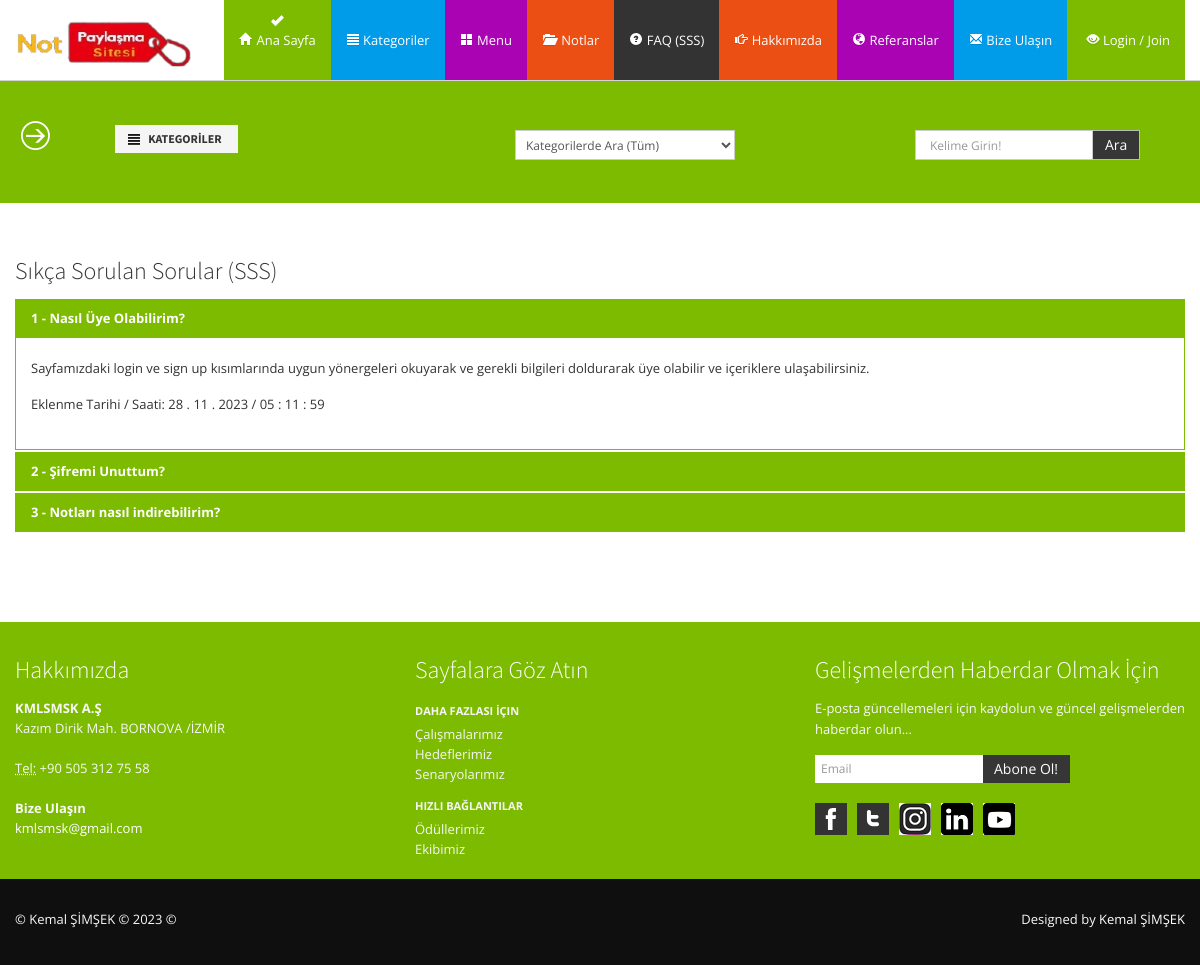
Screenshot of /faq/ with the database file from the repository.
### home/models.py (models this page shows, shortened)
class FAQ(models.Model):
    STATUS=(
        ('True', 'Evet'),
        ('False', 'Hayir'),
    )
    question=models.CharField(max_length=200)
    number=models.IntegerField()
    answer=models.TextField()
    status=models.CharField(max_length=10, choices=STATUS)
    create_at=models.DateTimeField(auto_now_add=True)
    update_at=models.DateTimeField(auto_now=True)

class Settings(models.Model):
    STATUS=(
        ('True', 'Evet'),
        ('False', 'Hayir'),
    )
    title=models.CharField(max_length=200)
    keywords=models.CharField(max_length=255)
    description=models.CharField(max_length=255)
    company=models.CharField(max_length=100)
    address=models.CharField(blank=True,max_length=150)
    googleMap=models.CharField(blank=True, max_length=255)
    phone=models.CharField(blank=True, max_length=20)
    fax=models.CharField(blank=True,max_length=20)
    email=models.CharField(blank=True, max_length=60)
    smtpserver=models.CharField(blank=True,max_length=30)
    smtpemail=models.CharField(blank=True,max_length=30)
    smtppassword=models.CharField(blank=True,max_length=30)
    smtpport=models.CharField(blank=True,max_length=10)
    icon=models.ImageField(blank=True, upload_to='images/')
    facebook=models.CharField(blank=True,max_length=50)
    instagram=models.CharField(blank=True,max_length=50)
    twitter=models.CharField(blank=True,max_length=50)
    youtube=models.CharField(blank=True,max_length=70)
    linkedin=models.CharField(blank=True,max_length=90)
    aboutus=RichTextUploadingField(blank=True)
    contact=RichTextUploadingField(blank=True)
    references=RichTextUploadingField(blank=True)
    status=models.CharField(max_length=10, choices=STATUS)
    create_at=models.DateTimeField(auto_now_add=True)
    update_at=models.DateTimeField(auto_now=True)

### home/views.py (the view)
# urls.py: path('faq/', views.faq, name='faq'),
def faq(request):
    category=Category.objects.all()
    settings=Settings.objects.get(pk=1)
    faq=FAQ.objects.all().order_by('number')
    menu=Menu.objects.all()
    context= {
        'category': category,
        'faq': faq,
        'settings': settings,
        'menu': menu,
    }
    return render(request, 'faq.html', context)

### home/templates/faq.html (shortened to what this page needs)
{% extends "homebase.html" %}
{% load static %}
{% block head %}
<!DOCTYPE html>
<html>
<head>
{% endblock head %}
{% block content  %}
{% include "head.html" %}
{% include "header.html" %}
{% include "search.html" %}
<section id="maincontent">
    <div class="container">
      <div class="row">
        <div class="span12">
          <h4>Sıkça Sorulan Sorular (SSS) </h4>
          <div class="accordion botspacer40" id="accordion">
            {% for rs in faq  %}
            <div class="accordion-group">
              <div class="accordion-heading">
                <a class="accordion-toggle" data-toggle="collapse" data-parent="#accordion2" href="#collapse{{rs.number}}">
						{{rs.number}} - {{rs.question}}
					  </a>
              </div>
              <div id="collapse{{rs.number}}" class="accordion-body collapse {% if rs.number == 1 %} in {% endif %}">
                <div class="accordion-inner">
                  <p>
                    {{rs.answer}}
                  </p>
                  <p>
                   Eklenme Tarihi / Saati: {{rs.create_at |date:" d . m . Y / h : m : s"}}
                  </p>
                </div>
              </div>
            </div>
            {% endfor %}
        </div>
      </div>
    </div>
  </section>
 {% endblock content %}

### home/templates/footer.html (shortened to what this page needs)
{% load static %}
 <footer class="footer">
  <div class="container">
    <div class="row">
      <div class="span4">
        <div class="widget">
          <h4>Hakkımızda</h4>
          <address>
        <strong>{{settings.company}} </strong><br>
        {{settings.address}}<br>
        <br>
        <abbr title="Phone">Tel:</abbr> {{settings.phone}}
        </address>
          <address>
        <strong>Bize Ulaşın</strong><br>
        <a href="mailto:{{settings.email}}">{{settings.email}}</a>
        </address>
        </div>
      </div>
      <div class="span4">
        <div class="widget">
          <h4>Sayfalara Göz Atın</h4>
          <ul class="nav nav-list regular">
            <li class="nav-header">Daha Fazlası İçin</li>
            <li><a href="#">Çalışmalarımız</a></li>
            <li><a href="#">Hedeflerimiz</a></li>
            <li><a href="#">Senaryolarımız</a></li>
            <li class="nav-header">Hızlı Bağlantılar</li>
            <li><a href="#">Ödüllerimiz</a></li>
            <li><a href="#">Ekibimiz</a></li>
          </ul>
        </div>
      </div>
      <div class="span4">
        <div class="widget">
          <h4>Gelişmelerden Haberdar Olmak İçin</h4>
          <form class="form-horizontal" action="/curriculumVitae/addlistmail/" method="post">
            <fieldset>
              <p>
                E-posta güncellemeleri için kaydolun ve güncel gelişmelerden haberdar olun...
              </p>
              <div class="input-prepend input-append">
                <input class="span2" id="email" name="email" type="text" placeholder="Email">
                <button class="btn btn-inverse" type="submit">Abone Ol!</button>
              </div>
            </fieldset>
          </form>
          <ul class="social_small">
            <li class="facebook first"><a href="{{settings.facebook}}" title="Facebook">Facebook</a></li>
            <li class="twitt"><a href="{{settings.twitter}}" title="Twitter">Twitter</a></li>
            <li class="googleplus"><a href="{{settings.instagram}}" title="Instagram">Instagram</a></li>
            <li class="flickr"><a href="{{settings.linkedin}}" title="Linkedin">Linkedin</a></li>
            <li class="dribbble"><a href="{{settings.youtube}}" title="Youtube">Youtube</a></li>
          </ul>
        </div>
      </div>
    </div>
  </div>
  <div class="verybottom">
    <div class="container">
      <div class="row">
        <div class="span6">
          <p>&copy; Kemal ŞİMŞEK &copy; 2023 &copy; </p>
        </div>
        <div class="span6">
          <div class="pull-right">
            <div class="credits">
              Designed by <a href="https://www.linkedin.com/in/kmlsmsk/"> Kemal ŞİMŞEK</a>
            </div>
          </div>
        </div>
      </div>
    </div>
  </div>
</footer>

### home/static/assets/css/docs.css (style rules this page uses)
section { padding-top: 30px; }

### home/static/assets/css/style.css (style rules this page uses)
.row { margin-bottom:20px; }
#maincontent { z-index:1000; margin:0 0 30px; }
.accordion .accordion-heading a.accordion-toggle { color:#fff; }
.accordion-inner { padding: 20px 15px; }
.social_small { margin: 0; }
.social_small li { display: inline; list-style: none; text-indent: -9999px; margin-left: 10px; float: left; -webkit-transition: all 0.3s ease-in-out; -moz-transition: all 0.3s ease-in-out; -o-transition: all 0.3s ease-in-out; -ms-transition: all 0.3s ease-in-out; transition: all 0.3s ease-in-out; }
.social_small li.first { margin-left:0; }
.social_small li a { background-repeat: no-repeat; background-position: 0 0; display: block; height: 32px; width: 32px; }
.facebook { background: url(../img/icons/social/fb.png) no-repeat; }
.googleplus { background: url(../img/icons/social/google.png) no-repeat; }
.dribbble { background: url(../img/icons/social/dribble.png) no-repeat; }
.flickr { background: url(../img/icons/social/flickr.png) no-repeat; }
.twitt { background: url(../img/icons/social/twitter.png) no-repeat; }
.accordion-heading { background:#f7f7f7; }
.accordion-heading a.accordion-toggle { color:#666; font-weight:bold; }
footer { padding-top:30px; color:#f8f8f8; }
footer h1, footer h2, footer h3, footer h4, footer h5, footer h6 { color:#fff; }
footer a, footer a:hover { color:#fff; }
footer .verybottom { padding-top:30px; background:#0f0f0f; }
footer .nav-list li, footer .nav-list li a, footer .nav-list li.nav-header { text-shadow:none; color:#f6f6f6; }
footer .nav-list li a { text-shadow:none; }
footer .nav-list.regular .nav-header { padding: 3px 0; }
footer .nav-list.regular > li > a { padding: 0; }
footer.footer .input-append button, footer.footer .input-append input { border:none; }
.botspacer40 { margin-bottom:40px; }

### home/static/assets/color/success.css (style rules this page uses)
a { color: #7cbb00; }
.accordion-group { border: 1px solid #7cbb00; }
.accordion-inner { border-top: 1px solid #7cbb00; }
.accordion-heading { background-color: #7cbb00; }
footer.footer { background:#7cbb00; }

### rows the page displays
FAQ: number "1", question "Nasıl Üye Olabilirim?", answer "Sayfamızdaki login ve sign up kısımlarında uygun yönergeleri okuyarak ve gerekli bilgileri doldurarak üye olabilir ve içeriklere ulaşabilirsiniz.", create_at "28 . 11 . 2023 / 05 : 11 : 59"
FAQ: number "2", question "Şifremi Unuttum?"
FAQ: number "3", question "Notları nasıl indirebilirim?"
Settings: company "KMLSMSK A.Ş", address "Kazım Dirik Mah. BORNOVA /İZMİR", phone "+90 505 312 75 58", email "kmlsmsk@gmail.com"
